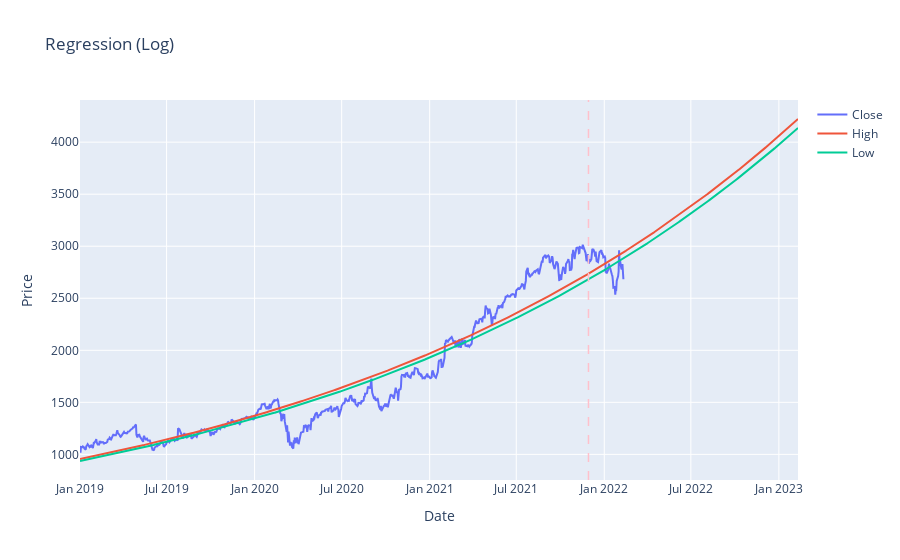
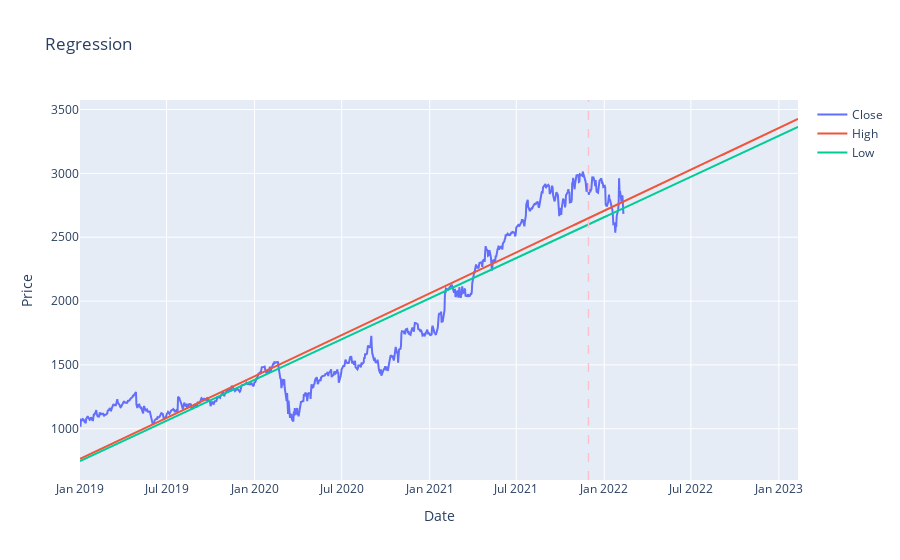

Notebook code cell kept with these figures, in order:
### Code cell
############### price range ####################
stdate = '2019-01-01'
eddate = '2021-12-01'
tdy = dt.datetime.today()
#tdy = '2007-01-01'
preddays = 366

stock = yf.Ticker(ticker)
skhist_tr = stock.history(start = stdate, end = eddate)
skhist_te = stock.history(start = stdate, end = tdy)
skhigh_tr = skhist_tr['High']
sklow_tr = skhist_tr['Low']
skopen_tr = skhist_tr['Open']
skclose_tr = skhist_tr['Close']
skopen_te = skhist_te['Open']
skclose_te = skhist_te['Close']
dr_tr = (skclose_tr - skopen_tr)/skclose_tr
dr_te = (skclose_te - skopen_te)/skclose_te
dates_tr = skhist_tr.index
dates_te = skhist_te.index

time_tr = np.array((dates_tr - dates_tr[0])/np.timedelta64(1, 'D')).reshape(-1, 1)
time_te = np.array((dates_te - dates_te[0])/np.timedelta64(1, 'D')).reshape(-1, 1)
pred_tm = np.array(range(int(time_te[-1])+1, int(time_te[-1])+preddays)).reshape(-1, 1)
time_pred = np.concatenate((time_te, pred_tm))

tm_tr = [dt.date.fromisoformat(stdate) + dt.timedelta(days = int(time_tr[i])) for i in range(len(time_tr))]
tm_te = [dt.date.fromisoformat(stdate) + dt.timedelta(days = int(time_te[i])) for i in range(len(time_te))]
tm_pred = [dt.date.fromisoformat(stdate) + dt.timedelta(days = int(time_pred[i])) for i in range(len(time_pred))]

## regression on log(price)

reg_high_log = LinearRegression().fit(time_tr, np.log(skhigh_tr))
pred_high1 = np.exp(reg_high_log.predict(time_pred))

reg_low_log = LinearRegression().fit(time_tr, np.log(sklow_tr))
pred_low1 = np.exp(reg_low_log.predict(time_pred))

## regression on price
reg_high = LinearRegression().fit(time_tr, skhigh_tr)
pred_high2 = reg_high.predict(time_pred)

reg_low = LinearRegression().fit(time_tr, sklow_tr)
pred_low2 = reg_low.predict(time_pred)

## plots
fig1 = go.Figure(data = go.Scatter(x = tm_te, y = skclose_te, name = 'Close'))
fig1.add_trace(go.Scatter(x = tm_pred, y = pred_high1, name = 'High'))
fig1.add_trace(go.Scatter(x = tm_pred, y = pred_low1, name = 'Low'))
fig1.add_vline(x = tm_tr[-1], line_width = 1.5, line_dash = 'dash', line_color = 'pink')
fig1.update_layout(title='Regression (Log)', xaxis_title='Date', yaxis_title='Price')
fig1.show()

fig2 = go.Figure(data = go.Scatter(x = tm_te, y = skclose_te, name = 'Close'))
fig2.add_trace(go.Scatter(x = tm_pred, y = pred_high2, name = 'High'))
fig2.add_trace(go.Scatter(x = tm_pred, y = pred_low2, name = 'Low'))
fig2.add_vline(x = tm_tr[-1], line_width = 1.5, line_dash = 'dash', line_color = 'pink')
fig2.update_layout(title='Regression', xaxis_title='Date', yaxis_title='Price')
fig2.show()

### Figure 1 — Plotly figure (JSON) as saved in the notebook; plotly's stock layout.template omitted (floating-point values rounded to 4 significant figures; data arrays with more than 128 entries replaced by an {"elided": "..."} marker saying what was removed)
{"data": [{"name": "Close", "type": "scatter", "x": {"elided": "786 str values"}, "y": {"elided": "786 float values"}}, {"name": "High", "type": "scatter", "x": {"elided": "1151 str values"}, "y": {"elided": "1151 float values"}}, {"name": "Low", "type": "scatter", "x": {"elided": "1151 str values"}, "y": {"elided": "1151 float values"}}], "layout": {"autosize": true, "shapes": [{"line": {"color": "pink", "dash": "dash", "width": 1.5}, "type": "line", "x0": "2021-11-29", "x1": "2021-11-29", "xref": "x", "y0": 0, "y1": 1, "yref": "y domain"}], "title": {"text": "Regression (Log)"}, "xaxis": {"autorange": true, "range": ["2019-01-01", "2023-02-10"], "title": {"text": "Date"}, "type": "date"}, "yaxis": {"autorange": true, "range": [753.7, 4405.0], "title": {"text": "Price"}, "type": "linear"}}}

### Figure 2 — Plotly figure (JSON) as saved in the notebook; plotly's stock layout.template omitted (floating-point values rounded to 4 significant figures; data arrays with more than 128 entries replaced by an {"elided": "..."} marker saying what was removed)
{"data": [{"name": "Close", "type": "scatter", "x": {"elided": "786 str values"}, "y": {"elided": "786 float values"}}, {"name": "High", "type": "scatter", "x": {"elided": "1151 str values"}, "y": {"elided": "1151 float values"}}, {"name": "Low", "type": "scatter", "x": {"elided": "1151 str values"}, "y": {"elided": "1151 float values"}}], "layout": {"autosize": true, "shapes": [{"line": {"color": "pink", "dash": "dash", "width": 1.5}, "type": "line", "x0": "2021-11-29", "x1": "2021-11-29", "xref": "x", "y0": 0, "y1": 1, "yref": "y domain"}], "title": {"text": "Regression"}, "xaxis": {"autorange": true, "range": ["2019-01-01", "2023-02-10"], "title": {"text": "Date"}, "type": "date"}, "yaxis": {"autorange": true, "range": [598.6, 3574.0], "title": {"text": "Price"}, "type": "linear"}}}
